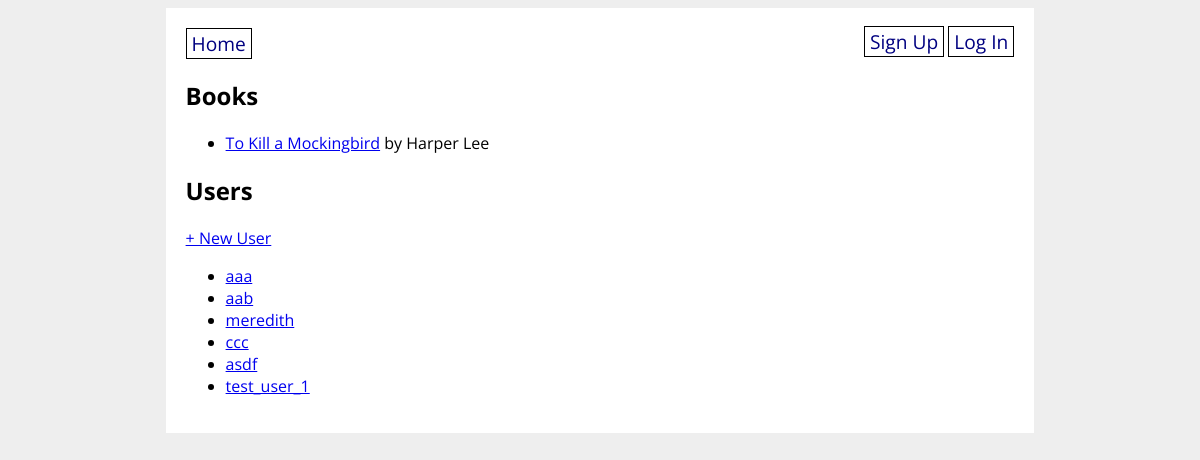
Before: / with the older database file.
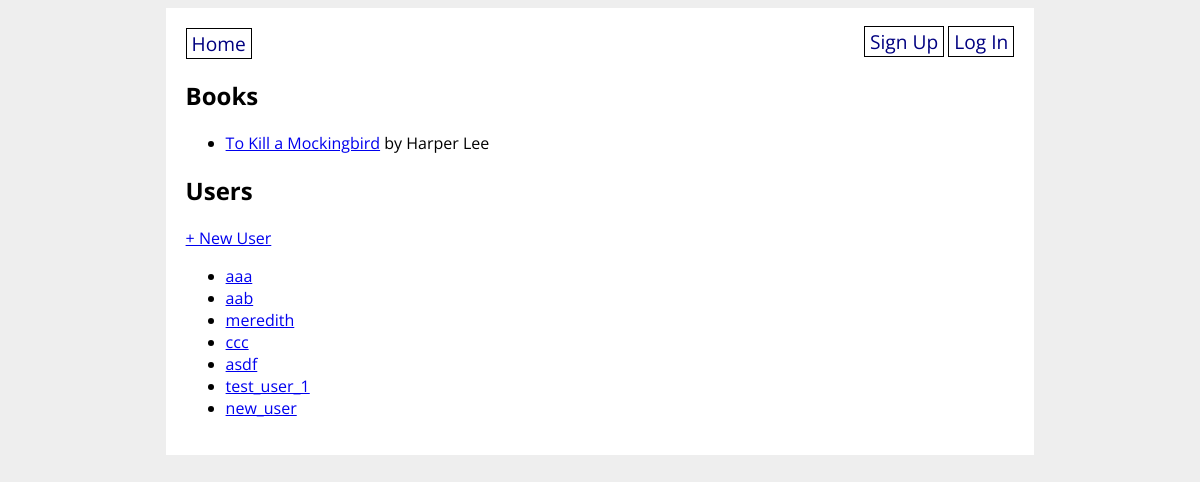
After: the same page with the newer database file.
### books_app/models.py (models this page shows, shortened)
class Book(db.Model):
    id = db.Column(db.Integer, primary_key=True)
    title = db.Column(db.String(80), nullable=False)
    publish_date = db.Column(db.Date)
    author_id = db.Column(db.Integer, db.ForeignKey('author.id'), nullable=False)
    author = db.relationship('Author', back_populates='books')
    audience = db.Column(db.Enum(Audience), default=Audience.ALL)
    genres = db.relationship(
        'Genre', secondary='book_genre', back_populates='books')
    users_who_favorited = db.relationship(
        'User', secondary='user_book', back_populates='favorite_books')

class Author(db.Model):
    id = db.Column(db.Integer, primary_key=True)
    name = db.Column(db.String(80), nullable=False)
    biography = db.Column(db.String(200))
    books = db.relationship('Book', back_populates='author')

class User(UserMixin, db.Model):
    id = db.Column(db.Integer, primary_key=True)
    username = db.Column(db.String(80), nullable=False, unique=True)
    password = db.Column(db.String(200), nullable=False)
    favorite_books = db.relationship(
        'Book', secondary='user_book', back_populates='users_who_favorited')

### books_app/main/routes.py (the view)
@main.route('/')
def homepage():
    all_books = Book.query.all()
    all_users = User.query.all()
    return render_template('home.html',
        all_books=all_books, all_users=all_users)

### books_app/templates/home.html
{% extends 'base.html' %}
{% block content %}
<h2>Books</h2>
<ul>
{% for book in all_books %}
    <li><a href="/book/{{ book.id }}">{{ book.title }}</a> by {{ book.author.name }}</li>
{% endfor %}
</ul>
<h2>Users</h2>
<p>
    <a href="/create_user">+ New User</a>
</p>
<ul>
    {% for user in all_users %}
        <li><a href="/profile/{{ user.username }}">{{ user.username }}</a></li>
    {% endfor %}
</ul>
{% endblock %}

### books_app/templates/base.html (shortened to what this page needs)
<!DOCTYPE html>
<html>
    <head>
        <link rel="stylesheet" href="/static/style.css">
    </head>
    <body>
        <div id="content">
            <nav>
                <a href="/">Home</a>
                <div>
                    {% if current_user.is_authenticated %}
                    <a href="/create_book">Create Book</a>
                    <a href="/create_author">Create Author</a>
                    <a href="/create_genre">Create Genre</a>
                    <a href="/logout">Log Out</a>
                    {% else %}
                    <a href="/signup">Sign Up</a>
                    <a href="/login">Log In</a>
                    {% endif %}
                </div>
            </nav>
            {% block content %}{% endblock %}
        </div>
    </body>
</html>

### books_app/static/style.css (style rules this page uses)
body { display: flex; flex-direction: column; align-items: center; background-color: #eee; font-family: 'Open Sans', sans-serif; }
#content { width: 70%; background-color: white; padding: 20px; }
nav { width: 100%; display: flex; flex-direction: row; justify-content: space-between; }
nav a { color: navy; text-decoration: none; border: 1px solid black; padding: 1px 5px; font-size: 1.2em; }

Changed rows visible on the page:
added User: username "new_user"
